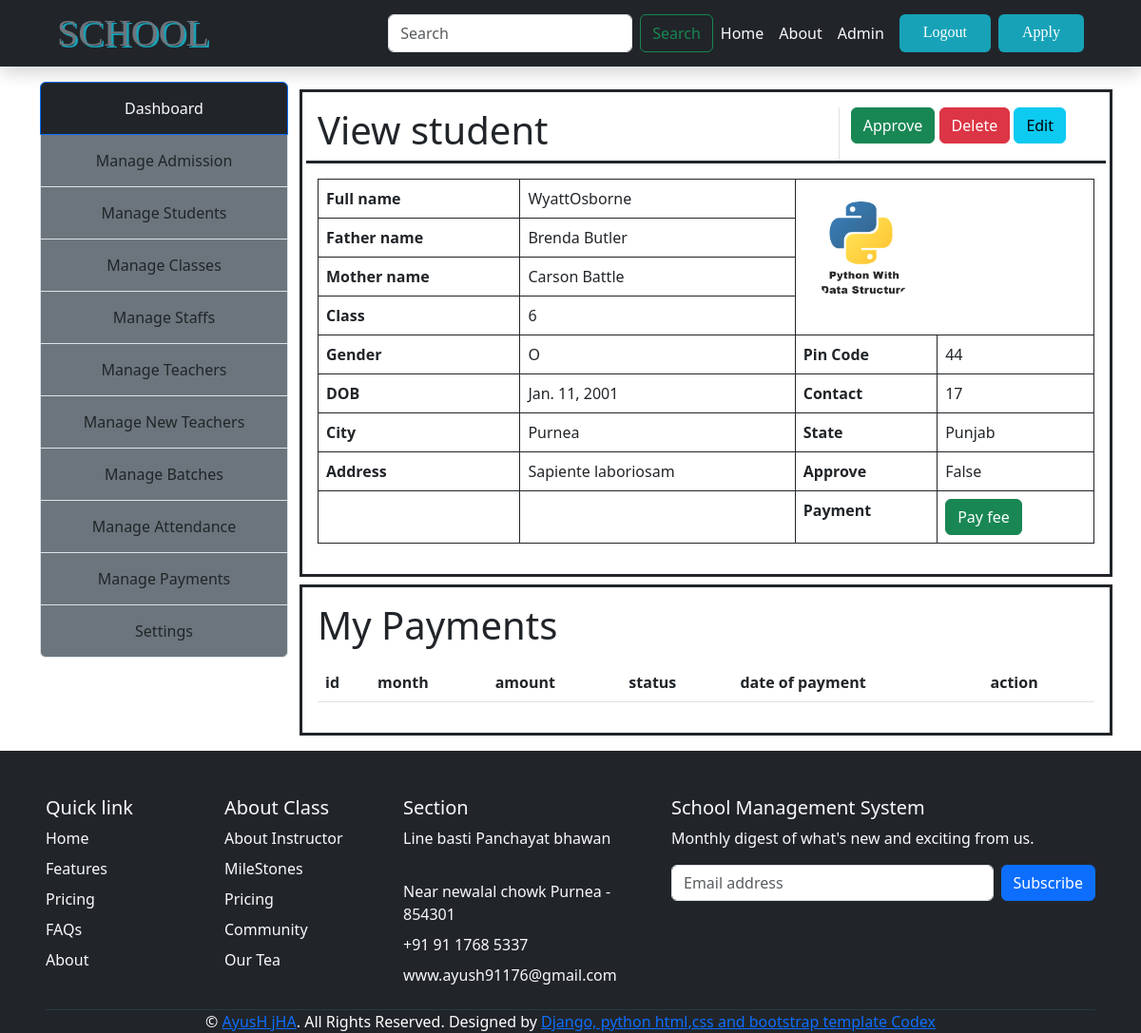
The page /single-student/4/ (signed in) on the database as committed earlier.
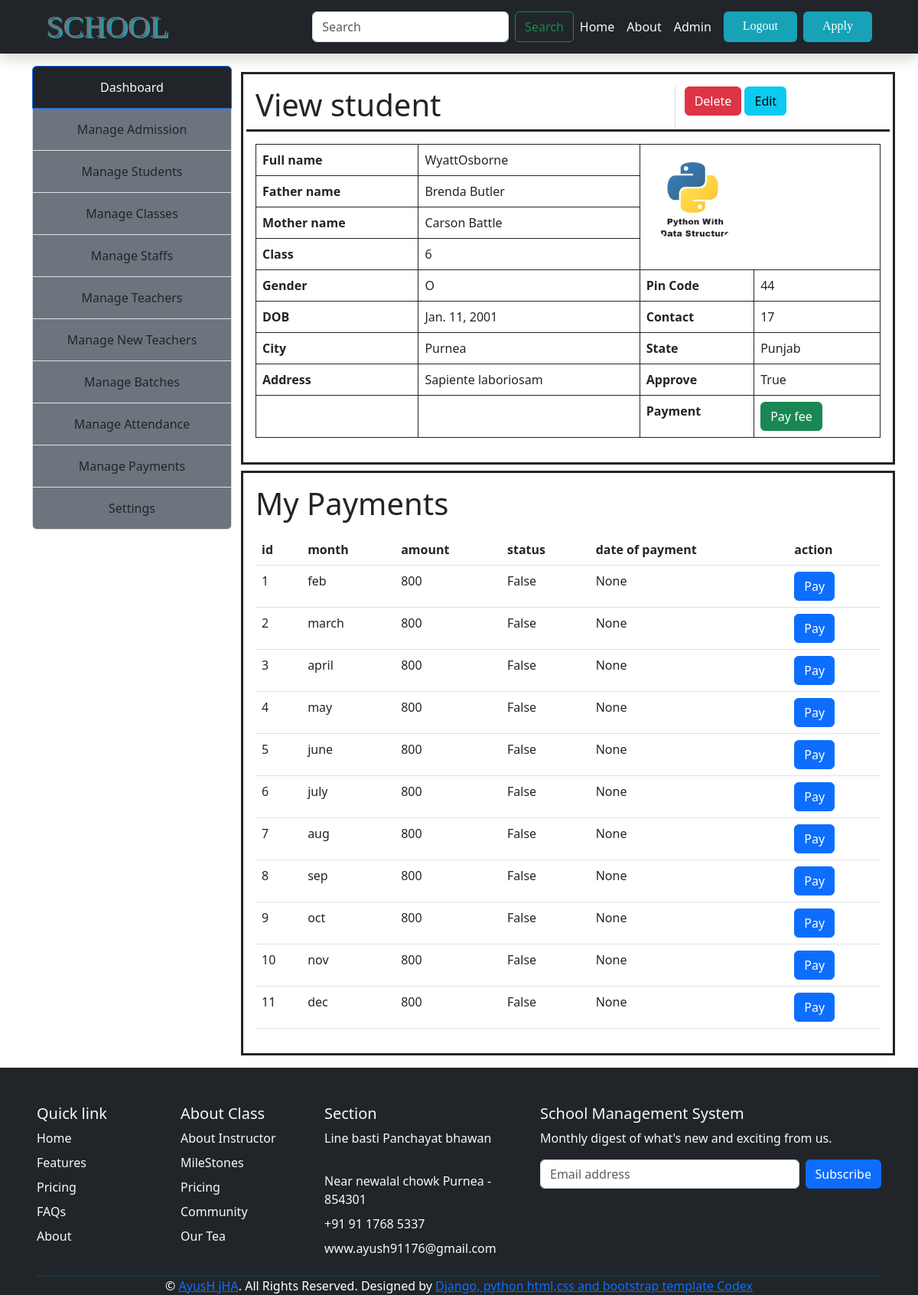
The same page on the database as committed later.
### school_management/models.py (models this page shows, shortened)
class Student(models.Model):
    first_name=models.CharField(max_length=150)
    last_name=models.CharField(max_length=150)
    mother_name=models.CharField(max_length=150)
    father_name=models.CharField(max_length=150)
    address=models.TextField()
    gender=models.CharField(max_length=10,choices=GENDER)
    nationality=models.CharField(max_length=150,choices=(("Indian","Indian"),("Other","Other")))
    city=models.CharField(max_length=150,choices=(("Purnea","Purnea"),("Pune","Pune")))
    state=models.CharField(max_length=150,choices=(("Bihar","Bihar"),("Punjab","Punjab")))
    pin_code=models.IntegerField()
    contact=models.IntegerField()
    image=models.ImageField(upload_to="photo/",null=True,blank=True)
    dob = models.DateField(help_text="use MM/DD/YYYY format")
    className=models.ForeignKey("Classes",on_delete=models.CASCADE)
    isApproved = models.BooleanField(default=False)
    rf_code= models.CharField(max_length=100,default=None,blank=True,null=True,unique=True)

class Classes(models.Model):
    class_name=models.CharField(max_length=100,choices=ClassList)
    def __str__(self):
        return self.class_name

class Payment(models.Model):
    student = models.ForeignKey(Student, on_delete=models.CASCADE)
    month = models.CharField(max_length=200, choices=MONTHS)
    date_of_payment = models.DateField(auto_now=False, null=True,blank=True)
    status = models.BooleanField(default=False)
    amount = models.IntegerField(default=1000)

### school_management/views.py (the view)
# urls.py: path("single-student/<int:id>/",viewSingle,name="viewSingle"),
@login_required
def viewSingle(req,id):
    std = Student.objects.get(pk=id)
    payments = Payment.objects.filter(student=std)
    return render(req,"admin/SingleView.html",{"stu":std,"payments":payments})

### template/admin/SingleView.html
{% extends 'admin/adminBase.html'%}
{% block 'admin-content' %}
    <div class="contaner">
        <div class="row">
            <div class="col border mt-2 border-3 p-3 border-dark mx-auto">
                <div class="row border-bottom border-3 border-dark ">
                    <div class="col-8 border-end "><h1 class="fs-1">View student</h1></div>
                    <div class="col-4">
                        {%if stu.isApproved == False %}
                        <a href="{%url 'approve' stu.id%}" class="btn btn-success">Approve</a>
                        {%endif%}
                        <a href="{%url 'deleteStudent' stu.id%}" class="btn btn-danger">Delete</a>
                        <a href="{%url 'editStudent' stu.id%}" class="btn btn-info">Edit</a>
                    </div>
                </div>
                <table class="table mt-3">
                    <tr class="border border-dark">
                        <th>Full name</th>
                        <td class="border border-dark">{{stu.first_name}}{{stu.last_name}}</td>
                        <td colspan="2" class="border border-dark" rowspan="4"><img src="{{stu.image.url}}" height="125px"  class="rounded-circle" alt=""></td>
                    </tr>
                    <tr class="border border-dark">
                        <th>Father name</th>
                        <td class="border border-dark">{{stu.father_name}}</td>
                    </tr>
                    <tr class="border border-dark">
                        <th>Mother name</th>
                        <td class="border border-dark">{{stu.mother_name}}</td>
                    </tr>
                    <tr class="border border-dark">
                        <th>Class</th>
                        <td class="border border-dark">{{stu.className}}</td>
                    </tr>
                    <tr class="border border-dark">
                        <th>Gender</th>
                        <td class="border border-dark">{{stu.gender}}</td>
                        <th>Pin Code</th>
                        <td class="border border-dark">{{stu.pin_code}}</td>
                    </tr>
                    <tr class="border border-dark">
                        <th>DOB</th>
                        <td class="border border-dark">{{stu.dob}}</td>
                        <th>Contact</th>
                        <td class="border border-dark">{{stu.contact}}</td>
                    </tr>
                    <tr class="border border-dark">
                        <th>City</th>
                        <td class="border border-dark">{{stu.city}}</td>
                        <th>State</th>
                        <td class="border border-dark">{{stu.state}}</td>
                    </tr>
                    <tr class="border border-dark">
                        <th>Address</th>
                        <td class="border border-dark">{{stu.address}}</td>
                        <th>Approve</th>
                        <td class="border border-dark">{{stu.isApproved}}</td>
                    </tr>
                    <tr class="border border-dark">
                        <th></th>
                        <td class="border border-dark"></td>
                        <th>Payment</th>
                        <td class="border border-dark"><input type="submit" id="pay_btn" value="Pay fee" class="btn btn-success"></td>
                    </tr>
                </table>
            </div>
            <div class="col border mt-2 border-3 p-3 border-dark mx-auto">
                <h1>My Payments </h1>
                <table class="table mt-3">
                    <tr>
                        <th>id</th>
                        <th>month</th>
                        <th>amount</th>
                        <th>status</th>
                        <th>date of payment</th>
                        <th>action</th>
                    </tr>
                   {%for payment in payments %}
                   <tr>
                            <td class="p-2">{{ payment.id }}</td>
                            <td class="p-2">{{ payment.month }}</td>
                            <td class="p-2">{{ payment.amount }}</td>
                            <td class="p-2">{{ payment.status }}</td>
                            <td class="p-2">{{ payment.date_of_payment }}</td>
                            <td class="p-2">
                                {%if payment.date_of_payment == None%}
                                <a href="" class="btn btn-primary">Pay</a>
                                {%else%}
                                <a href="" class="btn btn-success">Due</a>
                                {%endif%}
                            </td>
                   </tr>
                   {% endfor %}
                </table>
            </div>
        </div>
    </div>
{% endblock 'admin-content' %}

### template/admin/adminBase.html
{% extends 'base.html'%}
{% block 'content' %}
<div class="container-flex">
    <div class="container">
        <div class="row my-3">
            <div class="col-3">
                <ul class="list-group">
                    <li class="list-group-item bg-dark active" aria-current="true"><a href="" class="btn w-100 rounded-0 text-light">Dashboard</a></li>
                    <li class="list-group-item bg-secondary"><a href="{%url 'manageAdmission'%}" class="btn w-100 rounded-0">Manage Admission</a></li>
                    <li class="list-group-item bg-secondary"><a href="{%url 'manageStudent'%}" class="btn w-100 rounded-0">Manage Students</a></li>
                    <li class="list-group-item bg-secondary"><a href="{%url 'manageClass' %}" class="btn w-100 rounded-0">Manage Classes</a></li>
                    <li class="list-group-item bg-secondary"><a href="" class="btn w-100 rounded-0">Manage Staffs</a></li>
                    <li class="list-group-item bg-secondary"><a href="{% url 'manageTeacher' %}" class="btn w-100 rounded-0">Manage Teachers</a></li>
                    <li class="list-group-item bg-secondary"><a href="{% url 'manageNewTeacher' %}" class="btn w-100 rounded-0">Manage New Teachers</a></li>
                    <li class="list-group-item bg-secondary"><a href="" class="btn w-100 rounded-0">Manage Batches</a></li>
                    <li class="list-group-item bg-secondary"><a href="" class="btn w-100 rounded-0">Manage Attendance</a></li>
                    <li class="list-group-item bg-secondary"><a href="{}" class="btn w-100 rounded-0">Manage Payments</a></li>
                    <li class="list-group-item bg-secondary"><a href="" class="btn w-100 rounded-0">Settings</a></li>
                </ul>
            </div>
            <div class="col-9">
                {% block 'admin-content' %}
                {% endblock %}
            </div>
        </div>
    </div>
</div>
{% endblock %}

### template/base.html (shortened to what this page needs)
{%load static%}
<!DOCTYPE html>
<html lang="en">
<head>
    <link href="https://cdn.jsdelivr.net/npm/bootstrap@5.3.0-alpha1/dist/css/bootstrap.min.css" rel="stylesheet">
</head>
<body>
    <div class="container-fluid  position-relative shadow bg-dark">
            <nav class="navbar navbar-expand-lg  navbar-light py-3 py-lg-0 px-0 px-lg-5">
                <a href="" class="navbar-brand font-weight-bold  text-secondary"
                    style="font-size: 40px; font-family: Handlee, cursive;">
                    <span class="self-center text-xl " style="text-shadow:2.3px 2.3px #17a2b8">SCHOOL</span>
                </a>
                <div class="collapse navbar-collapse justify-between ps-5 " id="navbarSupportedContent" style="text-align: right;margin:left;">
                    <div class="navbar-nav font-weight-bold ms-auto py-0">
                        <a href="" class="nav-item nav-link text-light active"></a>
                        <form class="d-flex" method="get" role="search">
                            <input class="form-control me-2" type="search" placeholder="Search" aria-label="Search">
                            <button class="btn btn-outline-success" type="submit">Search</button>
                          </form>
                        <a href="{%url 'home'%}" class="nav-item nav-link text-light active">Home</a>
                        {% if request.user.is_authenticated%}
                        <a href="{% url 'applyForm' %}" class="nav-item nav-link text-light active">About</a>
                        <a href="{% url 'manageStudent' %}" class="nav-item nav-link text-light active">Admin</a>
                        <a href="{%url 'logout'%}" class="btn px-4 font-weight-bold text-white mx-2"
                style="background-color: #17a2b8;font-family: Handlee, cursive;">Logout</a>
                        {% else %}
                        <a href="{% url 'applyForm' %}" class="nav-item nav-link text-light active">About</a>
                        <a href="{%url 'login'%}" class="btn px-4 font-weight-bold text-white mx-2"
                style="background-color: #17a2b8;font-family: Handlee, cursive;">Login</a>
                {%endif%}
                        <a href="{% url 'applyForm' %}" class="btn px-4 font-weight-bold text-white " style="background-color: #17a2b8;font-family: Handlee, cursive;">Apply</a>
                    </div>
                </div>
            </nav>
        </div>
    {% block 'content' %}
    {% endblock %}
<div class="container-flex bg-dark text-light">
    <footer class="px-5 pt-5 " >
        <div class="row">
          <div class="col-6 col-md-2 mb-3">
            <h5>Quick link</h5>
            <ul class="nav flex-column">
              <li class="nav-item mb-2"><a href="#" class="nav-link p-0 text-light">Home</a></li>
              <li class="nav-item mb-2"><a href="#" class="nav-link p-0 text-light">Features</a></li>
              <li class="nav-item mb-2"><a href="#" class="nav-link p-0 text-light">Pricing</a></li>
              <li class="nav-item mb-2"><a href="#" class="nav-link p-0 text-light">FAQs</a></li>
              <li class="nav-item mb-2"><a href="#" class="nav-link p-0 text-light">About</a></li>
            </ul>
          </div>
          <div class="col-6 col-md-2 mb-3">
            <h5>About Class</h5>
            <ul class="nav flex-column">
              <li class="nav-item mb-2"><a href="#" class="nav-link p-0 text-light">About Instructor</a></li>
              <li class="nav-item mb-2"><a href="#" class="nav-link p-0 text-light">MileStones</a></li>
              <li class="nav-item mb-2"><a href="#" class="nav-link p-0 text-light">Pricing</a></li>
              <li class="nav-item mb-2"><a href="#" class="nav-link p-0 text-light">Community</a></li>
              <li class="nav-item mb-2"><a href="#" class="nav-link p-0 text-light">Our Tea</a></li>
            </ul>
          </div>
          <div class="col-6 col-md-2 mb-3">
            <h5>Section</h5>
            <ul class="nav flex-column">
              <li class="nav-item mb-2"><a href="#" class="nav-link p-0 text-light">Line basti Panchayat bhawan </a></li>
              <li class="nav-item mb-2"><a href="#" class="nav-link p-0 text-light">Near newalal chowk Purnea - 854301</a></li>
              <li class="nav-item mb-2"><a href="#" class="nav-link p-0 text-light">+91 91 1768 5337</a></li>
              <li class="nav-item mb-2"><a href="#" class="nav-link p-0 text-light">www.ayush91176@gmail.com</a></li>
            </ul>
          </div>
          <div class="col-md-5 offset-md-1 mb-3">
            <form>
              <h5>School Management System</h5>
              <p>Monthly digest of what's new and exciting from us.</p>
              <div class="d-flex flex-column flex-sm-row w-100 gap-2">
                <input id="newsletter1" type="text" class="form-control" placeholder="Email address">
                <button class="btn btn-primary" type="button">Subscribe</button>
              </div>
            </form>
          </div>
        </div>
        <div class="container-fluid " style="border-top: 1px solid rgba(23, 162, 184, .2);;">
            <p class="m-0 text-center text-white">
                &copy; <a class="text-primary font-weight-bold" href="#"> AyusH jHA</a>. All Rights Reserved.
                Designed
                by
                <a class="text-primary font-weight-bold" href="https://github.com/Neo-Ayush-jha">Django, python html,css and bootstrap template Codex</a>
            </p>
        </div>
      </footer>
    </div>
</body>
</html>

Rows that differ between the two databases and show on the page:
changed Student "Wyatt": isApproved "False" → "True"
added Payment: id "1", month "feb", amount "800", status "False", date_of_payment "None", shows "Pay"
added Payment: id "2", month "march", amount "800", status "False", date_of_payment "None", shows "Pay"
added Payment: id "3", month "april", amount "800", status "False", date_of_payment "None", shows "Pay"
added Payment: id "4", month "may", amount "800", status "False", date_of_payment "None", shows "Pay"
added Payment: id "5", month "june", amount "800", status "False", date_of_payment "None", shows "Pay"
added Payment: id "6", month "july", amount "800", status "False", date_of_payment "None", shows "Pay"
added Payment: id "7", month "aug", amount "800", status "False", date_of_payment "None", shows "Pay"
added Payment: id "8", month "sep", amount "800", status "False", date_of_payment "None", shows "Pay"
added Payment: id "9", month "oct", amount "800", status "False", date_of_payment "None", shows "Pay"
added Payment: id "10", month "nov", amount "800", status "False", date_of_payment "None", shows "Pay"
added Payment: id "11", month "dec", amount "800", status "False", date_of_payment "None", shows "Pay"
Other text that changed with them:
text no longer shown: "Approve"
